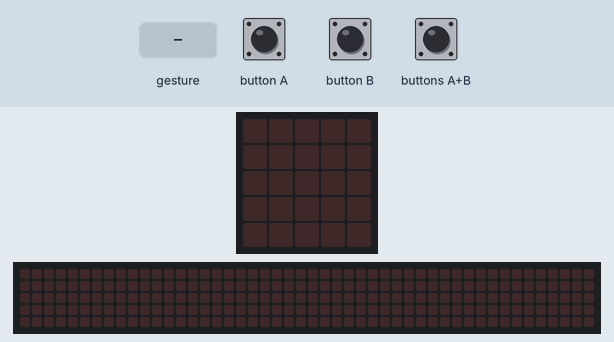
A program run on a simulated BBC micro:bit (MakeCode). Shown: the board's 5×5 LED display, a strip that is not on the board, showing the scrolling text unrolled. The inputs (shaded band) are chosen by the test bench. A tilt is held for 1.5 s and a shake lasts 1 s, then the board lies face up again; the 48×5 strip is a reading aid, not a part: it shows the text the display is scrolling, unrolled, one strip-width of it at a time.

Above: at 1.2 s.
1.3 s: buttons A+B pressed for 0.15 s
At 1.6 s:
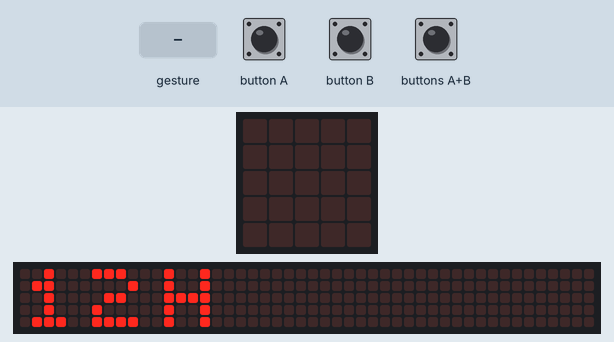
4.3 s: gesture 'shake'
At 5.2 s:
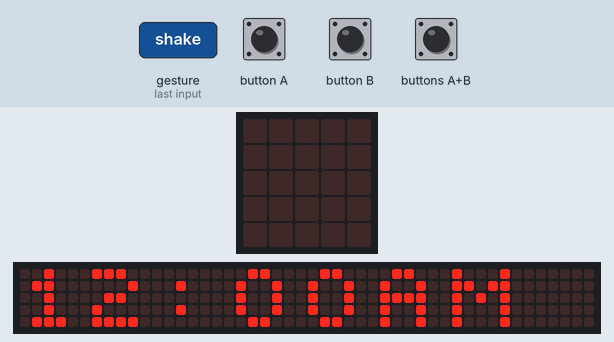
7.3 s: button A pressed for 0.15 s
10.4 s: buttons A+B pressed for 1 s
At 13.07 s:
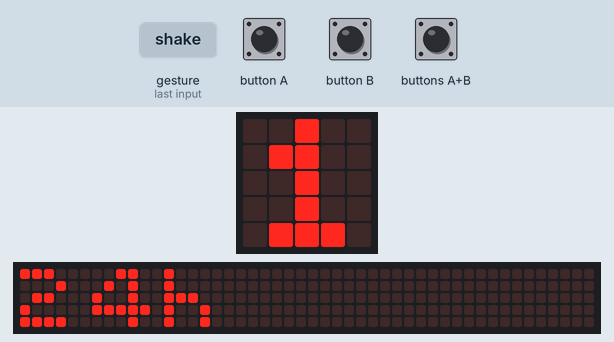
14.4 s: gesture 'shake'
At 16.75 s:
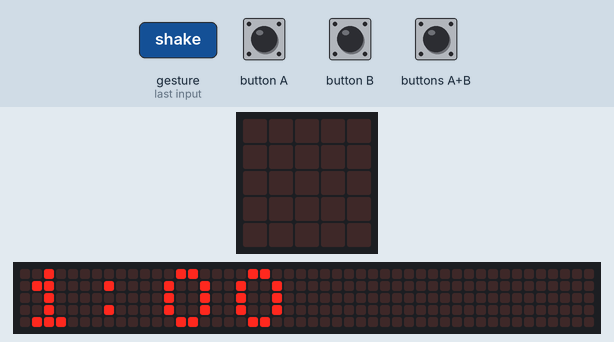
17.4 s: buttons A+B pressed for 0.15 s
At 21.47 s:
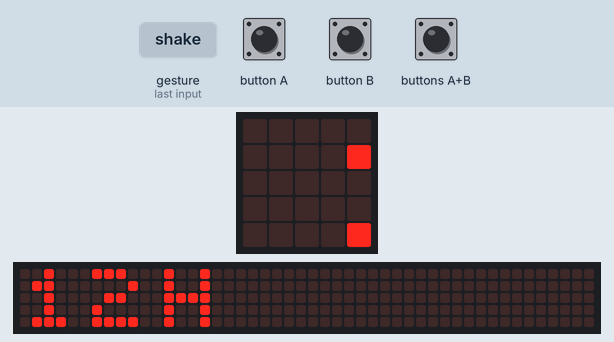

The program:

main.ts
```typescript
input.onGesture(Gesture.Shake, function () {
    showTime()
})
input.onButtonPressed(Button.AB, function () {
    ampm = !(ampm)
    if (!(ampm)) {
        basic.showString("24h")
    } else {
        basic.showString("12H")
    }
})
function showTime () {
    adjust = hours
    if (ampm) {
        if (hours > 12) {
            adjust = hours - 12
        } else {
            if (hours == 0) {
                adjust = 12
            }
        }
    }
    time = "" + adjust
    time = "" + time + ":"
    if (minutes < 10) {
        time = "" + time + "0"
    }
    time = "" + time + minutes
    if (ampm) {
        if (hours > 11) {
            time = "" + time + "PM"
        } else {
            time = "" + time + "AM"
        }
    }
    basic.showString(time)
}
input.onButtonPressed(Button.A, function () {
    if (hours < 23) {
        hours += 1
    } else {
        hours = 0
    }
    basic.showNumber(hours)
})
input.onButtonPressed(Button.B, function () {
    if (minutes < 59) {
        minutes += 1
    } else {
        minutes = 0
    }
    basic.showNumber(minutes)
})
let hours = 0
let minutes = 0
let adjust = 0
let time = ""
let ampm = false
ampm = false
time = ""
adjust = 0
adjust = 0
minutes = 0
hours = 0
basic.forever(function () {
    basic.pause(60000)
    if (minutes < 59) {
        minutes += 1
    } else {
        minutes = 0
        if (hours < 23) {
            hours += 1
        } else {
            hours = 0
        }
    }
    showTime()
})
```

test.ts
```typescript
// οι δοκιμές πηγαίνουν εδώ, δεν θα γίνει εκτέλεση όταν αυτό το πακέτο χρησιμοποιηθεί ως επέκταση.
```

Measured:
- after the input at 1.3 s, the display: changes after 0.15 s (image 1)
- after the input at 4.3 s, the display: first differs from a run without the input after 0.75 s (image 2)
- after the input at 10.4 s, the display: first differs from a run without the input after 2.6 s (image 3)
- after the input at 14.4 s, the display: first differs from a run without the input after 2.2 s (image 4)
- after the input at 17.4 s, the display: first differs from a run without the input after 3.7 s (image 5 shows a later state)
